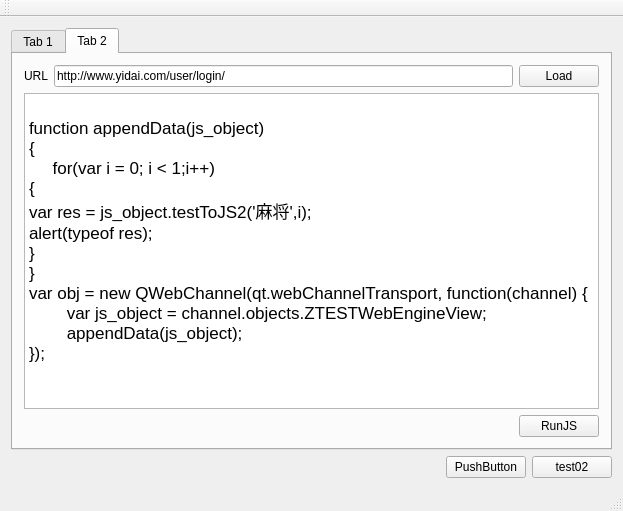
<?xml version="1.0" encoding="UTF-8"?>
<ui version="4.0">
 <class>MainWindow</class>
 <widget class="QMainWindow" name="MainWindow">
  <property name="geometry">
   <rect>
    <x>0</x>
    <y>0</y>
    <width>623</width>
    <height>511</height>
   </rect>
  </property>
  <property name="windowTitle">
   <string>MainWindow</string>
  </property>
  <widget class="QWidget" name="centralWidget">
   <layout class="QVBoxLayout" name="verticalLayout">
    <item>
     <widget class="QTabWidget" name="tabWidget">
      <property name="currentIndex">
       <number>1</number>
      </property>
      <widget class="QWidget" name="tab">
       <attribute name="title">
        <string>Tab 1</string>
       </attribute>
      </widget>
      <widget class="QWidget" name="tab_2">
       <attribute name="title">
        <string>Tab 2</string>
       </attribute>
       <layout class="QVBoxLayout" name="verticalLayout_2">
        <item>
         <layout class="QHBoxLayout" name="horizontalLayout_2">
          <item>
           <widget class="QLabel" name="label">
            <property name="text">
             <string>URL</string>
            </property>
           </widget>
          </item>
          <item>
           <widget class="QLineEdit" name="lineEditUrl">
            <property name="text">
             <string>http://www.yidai.com/user/login/</string>
            </property>
           </widget>
          </item>
          <item>
           <widget class="QPushButton" name="pbLoadUrl">
            <property name="text">
             <string>Load</string>
            </property>
           </widget>
          </item>
         </layout>
        </item>
        <item>
         <widget class="QTextEdit" name="textEditJS">
          <property name="html">
           <string>&lt;!DOCTYPE HTML PUBLIC &quot;-//W3C//DTD HTML 4.0//EN&quot; &quot;http://www.w3.org/TR/REC-html40/strict.dtd&quot;&gt;
&lt;html&gt;&lt;head&gt;&lt;meta name=&quot;qrichtext&quot; content=&quot;1&quot; /&gt;&lt;style type=&quot;text/css&quot;&gt;
p, li { white-space: pre-wrap; }
&lt;/style&gt;&lt;/head&gt;&lt;body style=&quot; font-family:'.SF NS Text'; font-size:13pt; font-weight:400; font-style:normal;&quot;&gt;
&lt;p style=&quot;-qt-paragraph-type:empty; margin-top:0px; margin-bottom:0px; margin-left:0px; margin-right:0px; -qt-block-indent:0; text-indent:0px;&quot;&gt;&lt;br /&gt;&lt;/p&gt;
&lt;p style=&quot; margin-top:0px; margin-bottom:0px; margin-left:0px; margin-right:0px; -qt-block-indent:0; text-indent:0px;&quot;&gt;function appendData(js_object)&lt;/p&gt;
&lt;p style=&quot; margin-top:0px; margin-bottom:0px; margin-left:0px; margin-right:0px; -qt-block-indent:0; text-indent:0px;&quot;&gt;{&lt;/p&gt;
&lt;p style=&quot; margin-top:0px; margin-bottom:0px; margin-left:0px; margin-right:0px; -qt-block-indent:0; text-indent:0px;&quot;&gt;     for(var i = 0; i &amp;lt; 1;i++)&lt;/p&gt;
&lt;p style=&quot; margin-top:0px; margin-bottom:0px; margin-left:0px; margin-right:0px; -qt-block-indent:0; text-indent:0px;&quot;&gt;{&lt;/p&gt;
&lt;p style=&quot; margin-top:0px; margin-bottom:0px; margin-left:0px; margin-right:0px; -qt-block-indent:0; text-indent:0px;&quot;&gt;var res = js_object.testToJS2('麻将',i);&lt;/p&gt;
&lt;p style=&quot; margin-top:0px; margin-bottom:0px; margin-left:0px; margin-right:0px; -qt-block-indent:0; text-indent:0px;&quot;&gt;alert(typeof res);&lt;/p&gt;
&lt;p style=&quot; margin-top:0px; margin-bottom:0px; margin-left:0px; margin-right:0px; -qt-block-indent:0; text-indent:0px;&quot;&gt;}&lt;/p&gt;
&lt;p style=&quot; margin-top:0px; margin-bottom:0px; margin-left:0px; margin-right:0px; -qt-block-indent:0; text-indent:0px;&quot;&gt;}&lt;/p&gt;
&lt;p style=&quot; margin-top:0px; margin-bottom:0px; margin-left:0px; margin-right:0px; -qt-block-indent:0; text-indent:0px;&quot;&gt;var obj = new QWebChannel(qt.webChannelTransport, function(channel) {&lt;/p&gt;
&lt;p style=&quot; margin-top:0px; margin-bottom:0px; margin-left:0px; margin-right:0px; -qt-block-indent:0; text-indent:0px;&quot;&gt;        var js_object = channel.objects.ZTESTWebEngineView;&lt;/p&gt;
&lt;p style=&quot; margin-top:0px; margin-bottom:0px; margin-left:0px; margin-right:0px; -qt-block-indent:0; text-indent:0px;&quot;&gt;        appendData(js_object);&lt;/p&gt;
&lt;p style=&quot; margin-top:0px; margin-bottom:0px; margin-left:0px; margin-right:0px; -qt-block-indent:0; text-indent:0px;&quot;&gt;});&lt;/p&gt;
&lt;p style=&quot;-qt-paragraph-type:empty; margin-top:0px; margin-bottom:0px; margin-left:0px; margin-right:0px; -qt-block-indent:0; text-indent:0px;&quot;&gt;&lt;br /&gt;&lt;/p&gt;&lt;/body&gt;&lt;/html&gt;</string>
          </property>
         </widget>
        </item>
        <item>
         <layout class="QHBoxLayout" name="horizontalLayout_3">
          <item>
           <spacer name="horizontalSpacer_2">
            <property name="orientation">
             <enum>Qt::Horizontal</enum>
            </property>
            <property name="sizeHint" stdset="0">
             <size>
              <width>40</width>
              <height>20</height>
             </size>
            </property>
           </spacer>
          </item>
          <item>
           <widget class="QPushButton" name="pbRunJS">
            <property name="text">
             <string>RunJS</string>
            </property>
           </widget>
          </item>
         </layout>
        </item>
       </layout>
      </widget>
     </widget>
    </item>
    <item>
     <layout class="QHBoxLayout" name="horizontalLayout">
      <item>
       <spacer name="horizontalSpacer">
        <property name="orientation">
         <enum>Qt::Horizontal</enum>
        </property>
        <property name="sizeHint" stdset="0">
         <size>
          <width>40</width>
          <height>20</height>
         </size>
        </property>
       </spacer>
      </item>
      <item>
       <widget class="QPushButton" name="pushButton">
        <property name="text">
         <string>PushButton</string>
        </property>
       </widget>
      </item>
      <item>
       <widget class="QPushButton" name="pushButton_2">
        <property name="text">
         <string>test02</string>
        </property>
       </widget>
      </item>
     </layout>
    </item>
   </layout>
  </widget>
  <widget class="QMenuBar" name="menuBar">
   <property name="geometry">
    <rect>
     <x>0</x>
     <y>0</y>
     <width>623</width>
     <height>22</height>
    </rect>
   </property>
  </widget>
  <widget class="QToolBar" name="mainToolBar">
   <attribute name="toolBarArea">
    <enum>TopToolBarArea</enum>
   </attribute>
   <attribute name="toolBarBreak">
    <bool>false</bool>
   </attribute>
  </widget>
  <widget class="QStatusBar" name="statusBar"/>
 </widget>
 <layoutdefault spacing="6" margin="11"/>
 <resources/>
 <connections/>
</ui>
